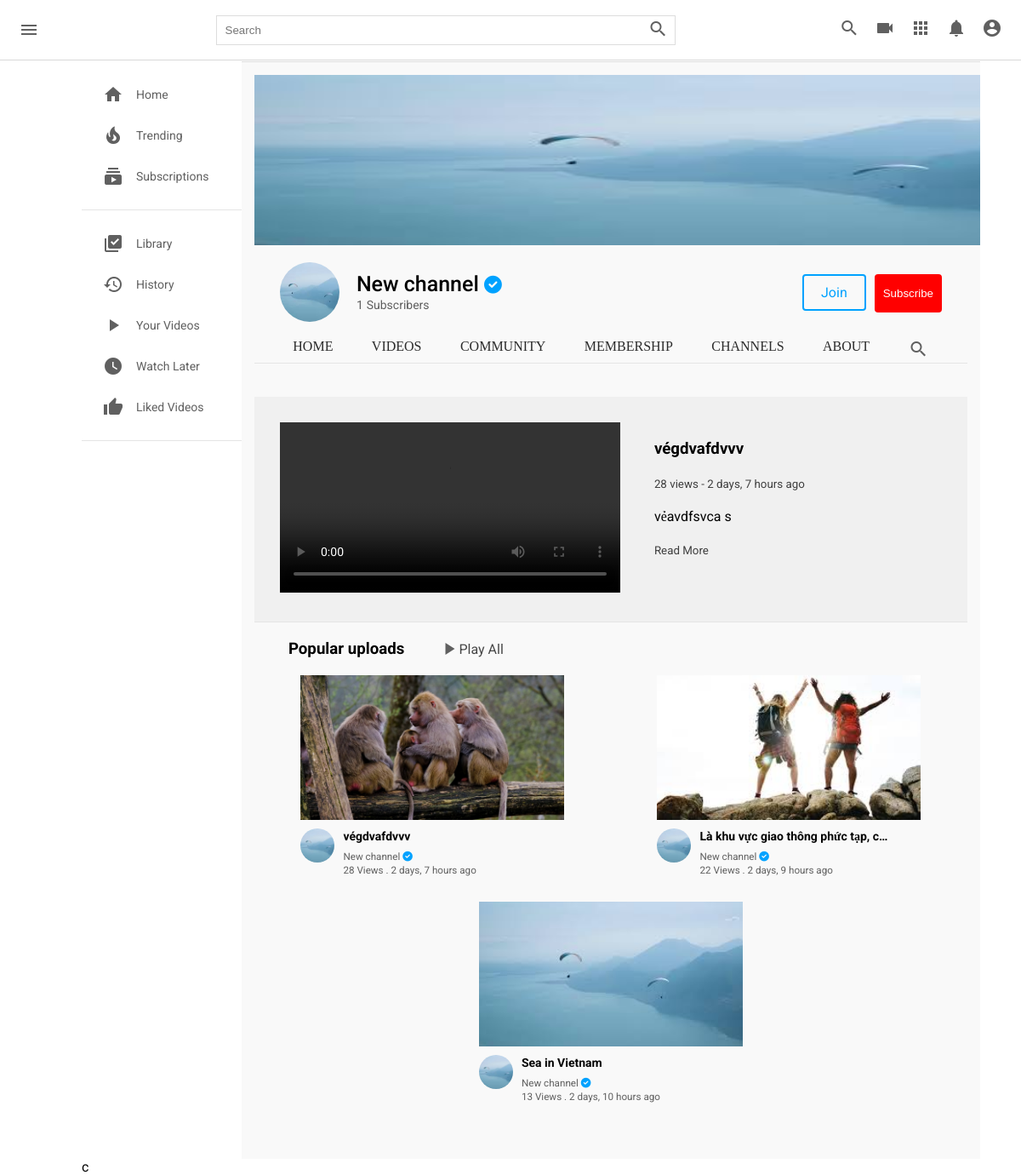
Page /c/2/ on the committed database.
### channel/models.py (models this page shows, shortened)
class Channel(models.Model):
  channel_art = models.ImageField(upload_to=user_directory_path, null=True, blank=True)
  image = models.ImageField(upload_to=user_directory_path, null=True, blank=True)
  full_name = models.CharField(max_length=200)
  channel_name = models.CharField(max_length=200)
  description = models.TextField(null=True, blank=True)
  keywords = TaggableManager()
  joined = models.DateTimeField(auto_now_add=True)
  status = models.CharField(choices=STATUS, max_length=100, default="active")
  user = models.OneToOneField(User, on_delete=models.SET_NULL, null=True, related_name="channel")
  subscribers = models.ManyToManyField(User, related_name="user_subs")
  verified = models.BooleanField(default=False)
  total_views = models.IntegerField(default=0)
  business_email = models.EmailField(null=True, blank=True)
  make_business_email_public = models.BooleanField(default=False)
  business_location = models.CharField(null=True, blank=True, max_length=500)
  make_business_location_public = models.BooleanField(default=False)
  website = models.URLField(default="https://my-website.com/")
  instagram = models.URLField(default="https://instagram.com/")
  facebook = models.URLField(default="https://facebook.com/")
  twitter = models.URLField(default="https://twitter.com/")

### core/models.py (models this page shows, shortened)
class Video(models.Model):
  video = models.FileField(upload_to=user_directory_path)
  image = models.ImageField(upload_to=user_directory_path, null=True, blank=True)
  title = models.CharField(max_length=100)
  description = models.TextField(null=True, blank=True)
  tags = TaggableManager()
  date = models.DateTimeField(auto_now_add=True)
  visibility = models.CharField(choices=VISIBILITY, max_length=100, default="public")
  user = models.ForeignKey(User, on_delete=models.SET_NULL, null=True)
  views = models.PositiveIntegerField(default=0)
  likes = models.ManyToManyField(User, related_name="likes")
  featured = models.BooleanField(default=False)

### channel/views.py (the view)
# urls.py: path("<channel_id>/", views.channel_profile, name="channel-profile"),
def channel_profile(request, channel_id):
  channel = get_object_or_404(Channel, id=channel_id)
  videos = Video.objects.filter(user=channel.user, visibility="public").order_by("-views")
  try:
    video_featured = Video.objects.get(user=channel.user, featured=True)
  except:
    video_featured = None
  context = {
    "videos": videos,
    "channel": channel,
    "video_featured": video_featured
  }
  return render(request, "channel/channel.html", context)

### templates/channel/channel.html (shortened to what this page needs)
{% load static %}
<!DOCTYPE html>
<html lang="en">
  <head>
    <link rel="stylesheet" href="{% static 'css/style.css' %}" type="text/css" />
    <link rel="stylesheet" href="{% static 'css/single.css' %}" type="text/css">
    <link rel="stylesheet" href="https://use.fontawesome.com/releases/v6.0.0/css/all.css"/>
  </head>
  <body>
    <div class="header">
      <div class="header__left">
        <i id="menu" class="material-icons">menu</i>
        <a href="index.html">
        </a>
      </div>
      <div class="header__search">
        <form action="">
          <input type="text" placeholder="Search" />
          <button><i class="material-icons">search</i></button>
        </form>
      </div>
      <div class="header__icons">
        <i class="material-icons display-this">search</i>
        <i class="material-icons">videocam</i>
        <i class="material-icons">apps</i>
        <i class="material-icons display-this">notifications</i>
        <i id="drop-down" class="material-icons display-this">account_circle</i>
      </div>
    </div>
    <div class="mainBody">
      <div class="sidebar">
        <div class="sidebar__categories">
          <a href="index.html">
            <div class="sidebar__category">
              <i class="material-icons">home</i>
              <span>Home</span>
            </div>
          </a>
          <div class="sidebar__category">
            <i class="material-icons">local_fire_department</i>
            <span>Trending</span>
          </div>
          <div class="sidebar__category">
            <i class="material-icons">subscriptions</i>
            <span>Subscriptions</span>
          </div>
        </div>
        <hr />
        <div class="sidebar__categories">
          <div class="sidebar__category">
            <i class="material-icons">library_add_check</i>
            <span>Library</span>
          </div>
          <div class="sidebar__category">
            <i class="material-icons">history</i>
            <span>History</span>
          </div>
          <a href="channel-videos.html">
            <div class="sidebar__category">
              <i class="material-icons">play_arrow</i>
              <span>Your Videos</span>
            </div>
          </a>
          <div class="sidebar__category">
            <i class="material-icons">watch_later</i>
            <span>Watch Later</span>
          </div>
          <div class="sidebar__category">
            <i class="material-icons">thumb_up</i>
            <span>Liked Videos</span>
          </div>
        </div>
        <hr />
      </div>
      <div class="videos">
        {% include 'channel/partials/channel-header.html' %}
        {% if video_featured != None %}
        <div class="channel-intro-video">
          <div class="intro-video">
            <video controls>
              <source src="{{ video_featured.video.url }}" type="video/mp4"/>
            </video>
          </div>
          <div class="intro-contents">
            <h3>
              {{video_featured.title|truncatechars:100}}
            </h3>
            <small class="small">{{video_featured.views}} view{{video_featured.views|pluralize}} - {{video_featured.date|timesince}} ago</small>
            <p>
              {{ video_featured.description|truncatechars:100 }}
            </p>
            <small>Read More</small>
          </div>
        </div>
        {% endif %}
        <hr />
        <br />
        <div class="popular-video flex">
          <h3>Popular uploads</h3>
          <div class="flex play-all">
            <i class="material-icons">play_arrow</i>
            <a href="">Play All</a>
          </div>
        </div>
        <br />
        <div class="videos__container">
          {% for v in videos %}
          <div class="video">
            <div class="video__thumbnail">
              {% if v.image %}
              <a href="{% url 'video-detail' v.id %}"><img src="{{v.image.url}}" alt=""></a>
              {% else %}
              <a href="{% url 'video-detail' v.id %}"><img src="https://encrypted-tbn0.gstatic.com/images?q=tbn:ANd9GcQrf0lpB42PwkxZCIvkgPjzFbA4SMYVhjyVLDdrC5_OLJEAI4GCqBfknjVqIeqQXvHuX9A&usqp=CAU" alt=""></a>
              {% endif %}
            </div>
            <div class="video__details">
              <div class="author">
                {% if v.user.channel.image %}
                <a href="{% url 'channel-profile' v.user.channel.id %}"><img src="{{ v.user.channel.image.url }}" alt=""></a>
                {% else %}
                <a href="{% url 'channel-profile' v.user.channel.id %}"><img src="https://cdn-icons-png.flaticon.com/512/1053/1053244.png?w=360" alt=""></a>
                {% endif %}
              </div>
              <div class="title">
                <a href="{% url 'video-detail' v.id %}">
                  <h3>{{v.title|truncatechars:34}}</h3>
                </a>
                <a href="{% url 'channel-profile' v.user.channel.id %}">
                  <small>{{v.user.channel.channel_name}}
                    {% if v.user.channel.verified == True %}
                    <i class="fas fa-check-circle"></i>
                    {% endif %}
                  </small>
                </a>
                <span>
                  <small>{{ v.views }} View{{ v.views|pluralize }} . {{ v.date|timesince }} ago</small>
                </span>
              </div>
            </div>
          </div>
          {% endfor %}
        </div>
      </div>
    </div>
c
  </body>
</html>

### templates/channel/partials/channel-header.html (shortened to what this page needs)
<div class="channel-art">
  <img src="{{ channel.channel_art.url }}" alt="" />
</div>
<div class="channel-header flex">
  <div class="channel-img-title flex">
    <img class="img" src="{{ channel.image.url }}" alt="" />
    <div class="channel-image-texts">
      <h4>{{ channel.channel_name }}
        {% if channel.verified == True %}
        <small><i class="fas fa-check-circle"></i></small>
        {% endif %}
      </h4>
      <span id="count"></span> <span>Subscribers</span>
    </div>
  </div>
  <div class="channel-header-btns">
    <div><a href="" class="channel-join">Join</a></div>
    <div>
      <button id="sub_btn" onclick="addSub()" style="padding: 15px 10px; margin-top: 10px; border: none;"class="subscribe-btn">
        Subscribe
      </button>
    </div>
  </div>
</div>
<div class="channel-header-links flex">
  <a href="{% url 'channel-profile' channel.id %}" class="display-this">Home</a>
  <a href="{% url 'channel-videos' channel.id %}" class="display-this">Videos</a>
  <a href="{% url 'channel-community' channel.id %}" class="dont-display-thdis">Community</a>
  <a href="{% url 'channel-profile' channel.id %}" class="dont-display-this">Membership</a>
  <a href="{% url 'channel-profile' channel.id %}" class="dont-display-this">Channels</a>
  <a href="{% url 'channel-about' channel.id %}" class="display-this">About</a>
  <a href="{% url 'channel-profile' channel.id %}" class="dont-display-this"><i class="material-icons">search</i></a>
</div>
<hr/>
<br/>

### static/css/style.css (style rules this page uses)
* { margin: 0; padding: 0; box-sizing: border-box; }
body { font-family: poppins; }
.material-icons { color: rgb(96, 96, 96); }
.header { display: flex; justify-content: space-between; align-items: center; height: 70px; padding: 15px; }
.header__left { display: flex; align-items: center; }
.header i { padding: 0 7px; cursor: pointer; }
.header__search form { border: 1px solid #ddd; height: 35px; margin: 0; padding: 0; display: flex; }
.header__search input { width: 500px; padding: 10px; margin: 0; border-radius: 0; border: none; height: 100%; }
.header__search button { padding: 0; margin: 0; height: 100%; border: none; border-radius: 0; }
.mainBody { height: calc(100vh - 70px); display: flex; overflow: hidden; }
.sidebar { height: 100%; width: 230px; background-color: white; overflow-y: scroll; }
.sidebar__categories { width: 100%; display: flex; flex-direction: column; margin-bottom: 15px; margin-top: 15px; }
.sidebar__category { display: flex; align-items: center; padding: 12px 25px; }
.sidebar__category span { margin-left: 15px; }
hr { height: 1px; background-color: #e5e5e5; border: none; }
.videos { background-color: #f9f9f9; width: 100%; height: 100%; padding: 15px 15px; border-top: 1px solid #ddd; overflow-y: scroll; }
.videos__container { display: flex; flex-direction: row; justify-content: space-around; flex-wrap: wrap; }
.video { width: 310px; margin-bottom: 30px; }
.video__thumbnail { width: 100%; height: 170px; }
.video__thumbnail img { object-fit: cover; height: 100%; width: 100%; }
.author img { object-fit: cover; border-radius: 50%; height: 40px; width: 40px; margin-right: 10px; }
.video__details { display: flex; margin-top: 10px; }
.title { display: flex; flex-direction: column; }
.title h3 { color: rgb(3, 3, 3); line-height: 18px; font-size: 14px; margin-bottom: 6px; }
.title a, span { text-decoration: none; color: rgb(96, 96, 96); font-size: 14px; }
.channel-art img { width: 1100px; height: 200px; }
.channel-art { width: 1100px; height: 200px; }
.flex { display: flex; }
.channel-header { margin: 20px 30px; align-items: center; justify-content: space-between; }
.channel-img-title { align-items: center; }
.channel-img-title .img { width: 70px; height: 70px; object-fit: cover; border-radius: 50px; }
.channel-img-title .channel-image-texts { margin-left: 20px; }
.channel-image-texts h4 { font-size: 25px; font-weight: 500; }
.channel-header-btns { display: flex; }
.channel-header-btns a { display: flex; margin: 10px; text-decoration: none; padding: 10px 20px; }
.channel-header-btns .channel-join { border: 2px solid rgb(0, 162, 255); color: rgb(0, 162, 255); border-radius:4px; transition: 0.5s; }
.channel-header-links { justify-content: space-evenly; }
.channel-header-links a { text-decoration: none; text-transform: uppercase; font-family: poppins; color: rgb(43, 43, 43); font-weight: 500; }
.channel-intro-video { margin-top: 20px; padding: 30px; display: flex; background-color: rgb(240, 240, 240); }
.channel-intro-video video { width: 400px; height: 200px; object-fit: cover; }
.intro-contents { margin-left: 40px; }
.intro-contents h3 { margin-top: 20px; margin-bottom: 20px; color: black; }
.intro-contents p { margin-top: 20px; margin-bottom: 20px; color: black; }
.intro-contents small { margin-top: 20px; margin-bottom: 20px; color: rgb(63, 63, 63); }
.popular-video { align-items: center; }
.popular-video h3 { margin-left: 40px; }
.popular-video .play-all { margin-left: 40px; align-items: center; }
.play-all a { text-decoration: none; color: rgb(71, 71, 71); }
a { text-decoration: none; }

### static/css/single.css (style rules this page uses)
body { font-family: "Roboto", "sans-serif"; padding: 16px 16px 0; margin: 56px 0 0 0 ; font-size: 16px; color: black; background-color: white; }
.header { position: fixed; top: 0; left: 0; background-color: #fff; z-index: 1; width: 100%; box-shadow: 0 1px 0 rgba(0, 0, 0, 0.151); }
.fa-check-circle { color: rgb(0, 162, 255); }
.flex { display: flex; }
@media screen and (min-width: 768px) { body { padding: 16px 48px 0 96px; } }
.subscribe-btn { background-color: red; padding: 5px 14px; color: white; text-decoration: none; border-radius: 4px; }
button { background: none ; outline: none; border: none; }

### templates/channel/partials/channel-header.html (style rules this page uses)
a { text-decoration: none; }

### rows in the picture
Channel: channel_art (picture), image (picture), channel_name "New channel"
Video: title "végdvafdvvv", views "28", date "2 days, 7 hours", description "vẻavdfsvca s", image (picture), user.channel.image (picture), user.channel.channel_name "New channel"
Video: image (picture), user.channel.image (picture), title "Là khu vực giao thông phức tạp, c…", user.channel.channel_name "New channel", views "22", date "2 days, 9 hours"
Video: image (picture), user.channel.image (picture), title "Sea in Vietnam", user.channel.channel_name "New channel", views "13", date "2 days, 10 hours"
